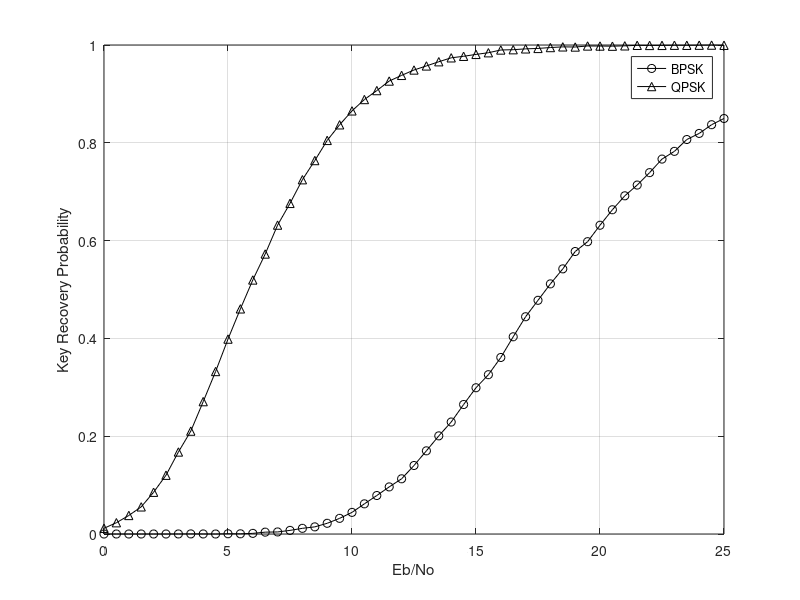

Write the MATLAB code that produced this figure.
clear all;
close all;


% load uncoded_OFDM_BPSK_AWGN.mat
load uncoded_OFDM_BPSK_Rayleigh.mat
% load uncoded_OFDM_BPSK_Rician.mat

% load uncoded_OFDM_QPSK_AWGN.mat
load uncoded_OFDM_QPSK_Rayleigh.mat
% load uncoded_OFDM_QPSK_Rician.mat


figure, plot(EbN0dB,OFDM_COUNT_BPSK_Rayleigh,'k-o', EbN0dB,OFDM_COUNT_QPSK_Rayleigh,'k-^');

grid on, xlabel('Eb/No'), ylabel('Key Recovery Probability');

legend('BPSK', 'QPSK','Location','best')